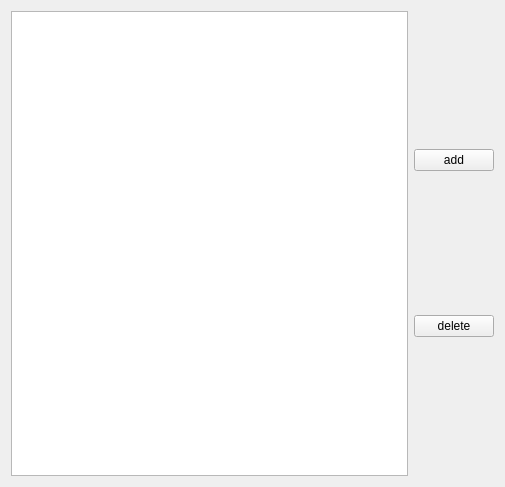
<?xml version="1.0" encoding="UTF-8"?>
<ui version="4.0">
 <class>realTimewidget</class>
 <widget class="QWidget" name="realTimewidget">
  <property name="geometry">
   <rect>
    <x>0</x>
    <y>0</y>
    <width>505</width>
    <height>487</height>
   </rect>
  </property>
  <property name="windowTitle">
   <string>Form</string>
  </property>
  <layout class="QGridLayout" name="gridLayout">
   <item row="0" column="0">
    <widget class="QTableWidget" name="tableWidget"/>
   </item>
   <item row="0" column="1">
    <layout class="QVBoxLayout" name="verticalLayout">
     <item>
      <widget class="QPushButton" name="addBtn">
       <property name="text">
        <string>add</string>
       </property>
      </widget>
     </item>
     <item>
      <widget class="QPushButton" name="deleteBtn">
       <property name="text">
        <string>delete</string>
       </property>
      </widget>
     </item>
    </layout>
   </item>
  </layout>
 </widget>
 <resources/>
 <connections/>
</ui>
